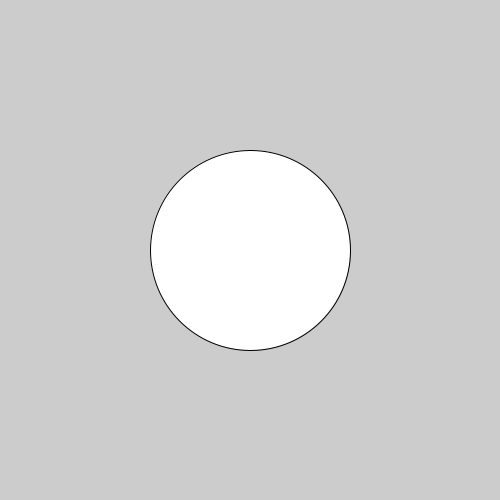
Frame 1 (no input)
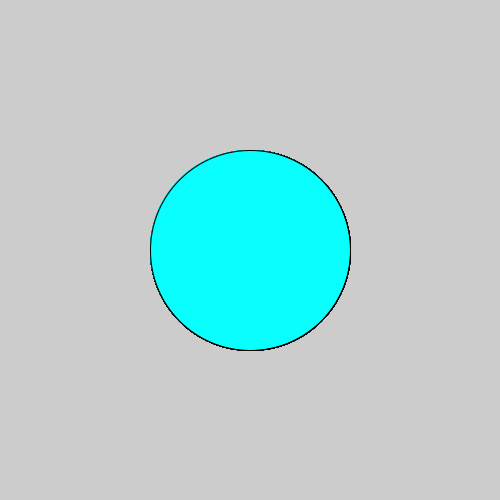
Frame 60 (the mouse pressed at the canvas centre just before this capture)
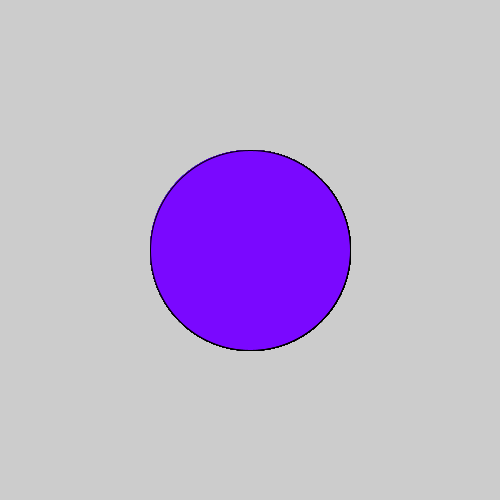
Frame 120 (the mouse held since frame 60 and released just before this capture)

The Processing sketch that drew these frames (run headless with seeded random() and noise(); from frame 60 on, the mouse is pressed at the canvas centre):

// Processing sketch: c_LogicalDot
// ── c_LogicalDot.pde

void setup() {
  
// 1. Set the size of the sketch. Make it 600 pixels square. 
  size(500,500);

}

void draw() {
  
// 2. Draw an ellipse
// Run the program to make sure it works before moving on.
ellipse(250,250,200,200);

// 3. Change the color of the ellipse when the mouse is pressed.
//    Use the following code, but put your colors where indicated
//    Remember to use the   fill()  command to set colors.

if (mousePressed) {
 
   //  put one color here 
  fill(#7A08FF);
} else {
  
   // put a different color here
  fill(#08FFFD);
}  
  
  
  
}
